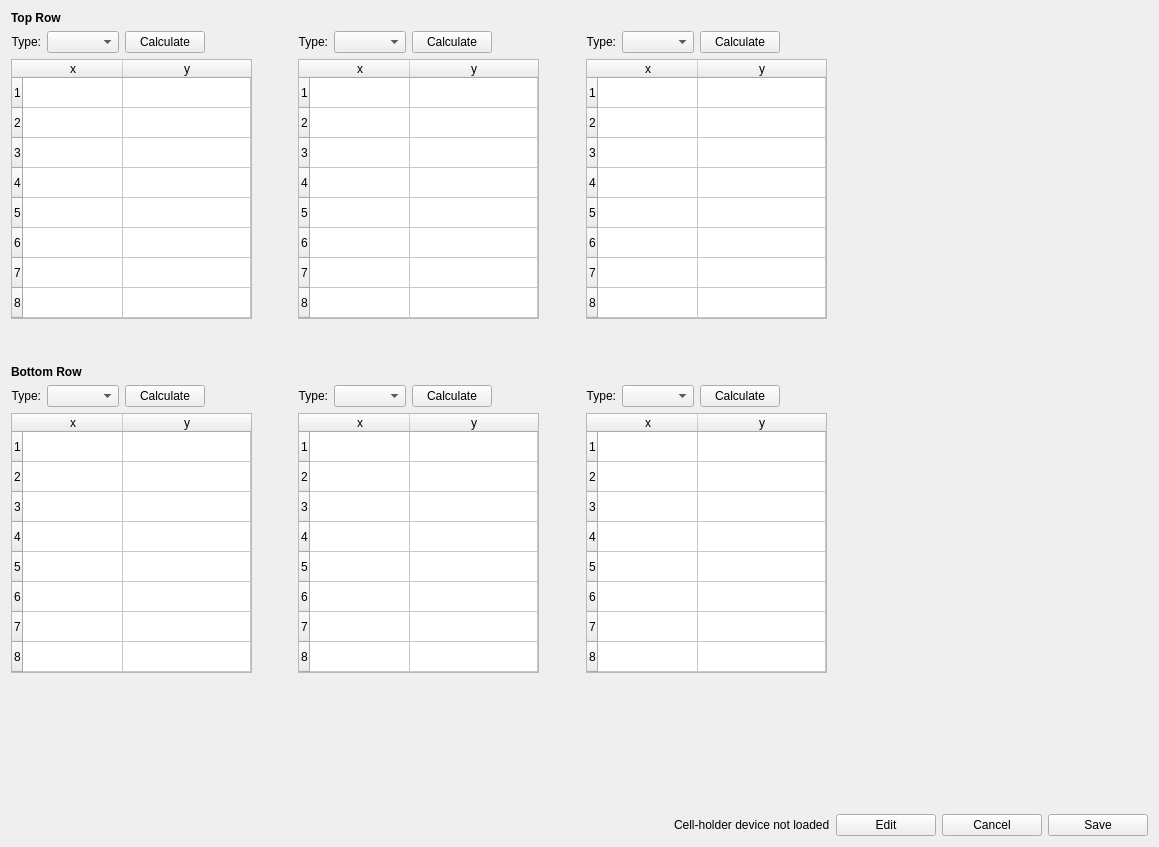
<?xml version="1.0" encoding="UTF-8"?>
<ui version="4.0">
 <class>expForm</class>
 <widget class="QWidget" name="expForm">
  <property name="geometry">
   <rect>
    <x>0</x>
    <y>0</y>
    <width>1159</width>
    <height>847</height>
   </rect>
  </property>
  <property name="windowTitle">
   <string>Form</string>
  </property>
  <layout class="QVBoxLayout" name="verticalLayout_8">
   <item>
    <widget class="QLabel" name="label">
     <property name="font">
      <font>
       <weight>75</weight>
       <bold>true</bold>
      </font>
     </property>
     <property name="text">
      <string>Top Row</string>
     </property>
    </widget>
   </item>
   <item>
    <layout class="QHBoxLayout" name="horizontalLayout">
     <item>
      <layout class="QVBoxLayout" name="verticalLayout_2">
       <item>
        <layout class="QHBoxLayout" name="horizontalLayout_3">
         <item>
          <widget class="QLabel" name="label_3">
           <property name="text">
            <string>Type:</string>
           </property>
           <property name="alignment">
            <set>Qt::AlignRight|Qt::AlignTrailing|Qt::AlignVCenter</set>
           </property>
          </widget>
         </item>
         <item>
          <widget class="QComboBox" name="comboTopFirst"/>
         </item>
         <item>
          <widget class="QPushButton" name="calculateTopFirstButton">
           <property name="text">
            <string>Calculate</string>
           </property>
          </widget>
         </item>
         <item>
          <spacer name="horizontalSpacer">
           <property name="orientation">
            <enum>Qt::Horizontal</enum>
           </property>
           <property name="sizeHint" stdset="0">
            <size>
             <width>40</width>
             <height>20</height>
            </size>
           </property>
          </spacer>
         </item>
        </layout>
       </item>
       <item>
        <widget class="QTableWidget" name="tableTopFirst">
         <property name="sizePolicy">
          <sizepolicy hsizetype="Fixed" vsizetype="Expanding">
           <horstretch>0</horstretch>
           <verstretch>0</verstretch>
          </sizepolicy>
         </property>
         <property name="midLineWidth">
          <number>0</number>
         </property>
         <property name="verticalScrollBarPolicy">
          <enum>Qt::ScrollBarAsNeeded</enum>
         </property>
         <property name="horizontalScrollBarPolicy">
          <enum>Qt::ScrollBarAlwaysOff</enum>
         </property>
         <property name="sizeAdjustPolicy">
          <enum>QAbstractScrollArea::AdjustToContentsOnFirstShow</enum>
         </property>
         <property name="editTriggers">
          <set>QAbstractItemView::AnyKeyPressed|QAbstractItemView::CurrentChanged|QAbstractItemView::DoubleClicked|QAbstractItemView::EditKeyPressed</set>
         </property>
         <property name="showGrid">
          <bool>true</bool>
         </property>
         <property name="sortingEnabled">
          <bool>false</bool>
         </property>
         <property name="cornerButtonEnabled">
          <bool>false</bool>
         </property>
         <property name="rowCount">
          <number>8</number>
         </property>
         <property name="columnCount">
          <number>2</number>
         </property>
         <attribute name="horizontalHeaderCascadingSectionResizes">
          <bool>false</bool>
         </attribute>
         <attribute name="horizontalHeaderStretchLastSection">
          <bool>true</bool>
         </attribute>
         <row/>
         <row/>
         <row/>
         <row/>
         <row/>
         <row/>
         <row/>
         <row/>
         <column>
          <property name="text">
           <string>x</string>
          </property>
         </column>
         <column>
          <property name="text">
           <string>y</string>
          </property>
         </column>
        </widget>
       </item>
       <item>
        <spacer name="verticalSpacer_2">
         <property name="orientation">
          <enum>Qt::Vertical</enum>
         </property>
         <property name="sizeHint" stdset="0">
          <size>
           <width>20</width>
           <height>40</height>
          </size>
         </property>
        </spacer>
       </item>
      </layout>
     </item>
     <item>
      <layout class="QVBoxLayout" name="verticalLayout_3">
       <item>
        <layout class="QHBoxLayout" name="horizontalLayout_4">
         <item>
          <widget class="QLabel" name="label_4">
           <property name="text">
            <string>Type:</string>
           </property>
           <property name="alignment">
            <set>Qt::AlignRight|Qt::AlignTrailing|Qt::AlignVCenter</set>
           </property>
          </widget>
         </item>
         <item>
          <widget class="QComboBox" name="comboTopSecond"/>
         </item>
         <item>
          <widget class="QPushButton" name="calculateTopSecondButton">
           <property name="text">
            <string>Calculate</string>
           </property>
          </widget>
         </item>
         <item>
          <spacer name="horizontalSpacer_2">
           <property name="orientation">
            <enum>Qt::Horizontal</enum>
           </property>
           <property name="sizeHint" stdset="0">
            <size>
             <width>40</width>
             <height>20</height>
            </size>
           </property>
          </spacer>
         </item>
        </layout>
       </item>
       <item>
        <widget class="QTableWidget" name="tableTopSecond">
         <property name="sizePolicy">
          <sizepolicy hsizetype="Fixed" vsizetype="Expanding">
           <horstretch>0</horstretch>
           <verstretch>0</verstretch>
          </sizepolicy>
         </property>
         <property name="midLineWidth">
          <number>0</number>
         </property>
         <property name="verticalScrollBarPolicy">
          <enum>Qt::ScrollBarAsNeeded</enum>
         </property>
         <property name="horizontalScrollBarPolicy">
          <enum>Qt::ScrollBarAlwaysOff</enum>
         </property>
         <property name="sizeAdjustPolicy">
          <enum>QAbstractScrollArea::AdjustToContentsOnFirstShow</enum>
         </property>
         <property name="editTriggers">
          <set>QAbstractItemView::AnyKeyPressed|QAbstractItemView::CurrentChanged|QAbstractItemView::DoubleClicked|QAbstractItemView::EditKeyPressed</set>
         </property>
         <property name="showGrid">
          <bool>true</bool>
         </property>
         <property name="sortingEnabled">
          <bool>false</bool>
         </property>
         <property name="cornerButtonEnabled">
          <bool>false</bool>
         </property>
         <property name="rowCount">
          <number>8</number>
         </property>
         <property name="columnCount">
          <number>2</number>
         </property>
         <attribute name="horizontalHeaderCascadingSectionResizes">
          <bool>false</bool>
         </attribute>
         <attribute name="horizontalHeaderStretchLastSection">
          <bool>true</bool>
         </attribute>
         <row/>
         <row/>
         <row/>
         <row/>
         <row/>
         <row/>
         <row/>
         <row/>
         <column>
          <property name="text">
           <string>x</string>
          </property>
         </column>
         <column>
          <property name="text">
           <string>y</string>
          </property>
         </column>
        </widget>
       </item>
       <item>
        <spacer name="verticalSpacer_3">
         <property name="orientation">
          <enum>Qt::Vertical</enum>
         </property>
         <property name="sizeHint" stdset="0">
          <size>
           <width>20</width>
           <height>40</height>
          </size>
         </property>
        </spacer>
       </item>
      </layout>
     </item>
     <item>
      <layout class="QVBoxLayout" name="verticalLayout_4">
       <item>
        <layout class="QHBoxLayout" name="horizontalLayout_5">
         <item>
          <widget class="QLabel" name="label_5">
           <property name="text">
            <string>Type:</string>
           </property>
           <property name="alignment">
            <set>Qt::AlignRight|Qt::AlignTrailing|Qt::AlignVCenter</set>
           </property>
          </widget>
         </item>
         <item>
          <widget class="QComboBox" name="comboTopThird"/>
         </item>
         <item>
          <widget class="QPushButton" name="calculateTopThirdButton">
           <property name="text">
            <string>Calculate</string>
           </property>
          </widget>
         </item>
         <item>
          <spacer name="horizontalSpacer_3">
           <property name="orientation">
            <enum>Qt::Horizontal</enum>
           </property>
           <property name="sizeHint" stdset="0">
            <size>
             <width>40</width>
             <height>20</height>
            </size>
           </property>
          </spacer>
         </item>
        </layout>
       </item>
       <item>
        <widget class="QTableWidget" name="tableTopThird">
         <property name="sizePolicy">
          <sizepolicy hsizetype="Fixed" vsizetype="Expanding">
           <horstretch>0</horstretch>
           <verstretch>0</verstretch>
          </sizepolicy>
         </property>
         <property name="midLineWidth">
          <number>0</number>
         </property>
         <property name="verticalScrollBarPolicy">
          <enum>Qt::ScrollBarAsNeeded</enum>
         </property>
         <property name="horizontalScrollBarPolicy">
          <enum>Qt::ScrollBarAlwaysOff</enum>
         </property>
         <property name="sizeAdjustPolicy">
          <enum>QAbstractScrollArea::AdjustToContentsOnFirstShow</enum>
         </property>
         <property name="editTriggers">
          <set>QAbstractItemView::AnyKeyPressed|QAbstractItemView::CurrentChanged|QAbstractItemView::DoubleClicked|QAbstractItemView::EditKeyPressed</set>
         </property>
         <property name="showGrid">
          <bool>true</bool>
         </property>
         <property name="sortingEnabled">
          <bool>false</bool>
         </property>
         <property name="cornerButtonEnabled">
          <bool>false</bool>
         </property>
         <property name="rowCount">
          <number>8</number>
         </property>
         <property name="columnCount">
          <number>2</number>
         </property>
         <attribute name="horizontalHeaderCascadingSectionResizes">
          <bool>false</bool>
         </attribute>
         <attribute name="horizontalHeaderStretchLastSection">
          <bool>true</bool>
         </attribute>
         <row/>
         <row/>
         <row/>
         <row/>
         <row/>
         <row/>
         <row/>
         <row/>
         <column>
          <property name="text">
           <string>x</string>
          </property>
         </column>
         <column>
          <property name="text">
           <string>y</string>
          </property>
         </column>
        </widget>
       </item>
       <item>
        <spacer name="verticalSpacer_4">
         <property name="orientation">
          <enum>Qt::Vertical</enum>
         </property>
         <property name="sizeHint" stdset="0">
          <size>
           <width>20</width>
           <height>40</height>
          </size>
         </property>
        </spacer>
       </item>
      </layout>
     </item>
     <item>
      <spacer name="horizontalSpacer_4">
       <property name="orientation">
        <enum>Qt::Horizontal</enum>
       </property>
       <property name="sizeHint" stdset="0">
        <size>
         <width>40</width>
         <height>20</height>
        </size>
       </property>
      </spacer>
     </item>
    </layout>
   </item>
   <item>
    <widget class="QLabel" name="label_6">
     <property name="font">
      <font>
       <weight>75</weight>
       <bold>true</bold>
      </font>
     </property>
     <property name="text">
      <string>Bottom Row</string>
     </property>
    </widget>
   </item>
   <item>
    <layout class="QHBoxLayout" name="horizontalLayout_6">
     <item>
      <layout class="QVBoxLayout" name="verticalLayout_5">
       <item>
        <layout class="QHBoxLayout" name="horizontalLayout_7">
         <item>
          <widget class="QLabel" name="label_7">
           <property name="text">
            <string>Type:</string>
           </property>
           <property name="alignment">
            <set>Qt::AlignRight|Qt::AlignTrailing|Qt::AlignVCenter</set>
           </property>
          </widget>
         </item>
         <item>
          <widget class="QComboBox" name="comboBottomFirst"/>
         </item>
         <item>
          <widget class="QPushButton" name="calculateBottomFirstButton">
           <property name="text">
            <string>Calculate</string>
           </property>
          </widget>
         </item>
         <item>
          <spacer name="horizontalSpacer_5">
           <property name="orientation">
            <enum>Qt::Horizontal</enum>
           </property>
           <property name="sizeHint" stdset="0">
            <size>
             <width>40</width>
             <height>20</height>
            </size>
           </property>
          </spacer>
         </item>
        </layout>
       </item>
       <item>
        <widget class="QTableWidget" name="tableBottomFirst">
         <property name="sizePolicy">
          <sizepolicy hsizetype="Fixed" vsizetype="Expanding">
           <horstretch>0</horstretch>
           <verstretch>0</verstretch>
          </sizepolicy>
         </property>
         <property name="midLineWidth">
          <number>0</number>
         </property>
         <property name="verticalScrollBarPolicy">
          <enum>Qt::ScrollBarAsNeeded</enum>
         </property>
         <property name="horizontalScrollBarPolicy">
          <enum>Qt::ScrollBarAlwaysOff</enum>
         </property>
         <property name="sizeAdjustPolicy">
          <enum>QAbstractScrollArea::AdjustToContentsOnFirstShow</enum>
         </property>
         <property name="editTriggers">
          <set>QAbstractItemView::AnyKeyPressed|QAbstractItemView::CurrentChanged|QAbstractItemView::DoubleClicked|QAbstractItemView::EditKeyPressed</set>
         </property>
         <property name="showGrid">
          <bool>true</bool>
         </property>
         <property name="sortingEnabled">
          <bool>false</bool>
         </property>
         <property name="cornerButtonEnabled">
          <bool>false</bool>
         </property>
         <property name="rowCount">
          <number>8</number>
         </property>
         <property name="columnCount">
          <number>2</number>
         </property>
         <attribute name="horizontalHeaderCascadingSectionResizes">
          <bool>false</bool>
         </attribute>
         <attribute name="horizontalHeaderStretchLastSection">
          <bool>true</bool>
         </attribute>
         <row/>
         <row/>
         <row/>
         <row/>
         <row/>
         <row/>
         <row/>
         <row/>
         <column>
          <property name="text">
           <string>x</string>
          </property>
         </column>
         <column>
          <property name="text">
           <string>y</string>
          </property>
         </column>
        </widget>
       </item>
       <item>
        <spacer name="verticalSpacer_5">
         <property name="orientation">
          <enum>Qt::Vertical</enum>
         </property>
         <property name="sizeHint" stdset="0">
          <size>
           <width>20</width>
           <height>40</height>
          </size>
         </property>
        </spacer>
       </item>
      </layout>
     </item>
     <item>
      <layout class="QVBoxLayout" name="verticalLayout_6">
       <item>
        <layout class="QHBoxLayout" name="horizontalLayout_8">
         <item>
          <widget class="QLabel" name="label_8">
           <property name="text">
            <string>Type:</string>
           </property>
           <property name="alignment">
            <set>Qt::AlignRight|Qt::AlignTrailing|Qt::AlignVCenter</set>
           </property>
          </widget>
         </item>
         <item>
          <widget class="QComboBox" name="comboBottomSecond"/>
         </item>
         <item>
          <widget class="QPushButton" name="calculateBottomSecondButton">
           <property name="text">
            <string>Calculate</string>
           </property>
          </widget>
         </item>
         <item>
          <spacer name="horizontalSpacer_6">
           <property name="orientation">
            <enum>Qt::Horizontal</enum>
           </property>
           <property name="sizeHint" stdset="0">
            <size>
             <width>40</width>
             <height>20</height>
            </size>
           </property>
          </spacer>
         </item>
        </layout>
       </item>
       <item>
        <widget class="QTableWidget" name="tableBottomSecond">
         <property name="sizePolicy">
          <sizepolicy hsizetype="Fixed" vsizetype="Expanding">
           <horstretch>0</horstretch>
           <verstretch>0</verstretch>
          </sizepolicy>
         </property>
         <property name="midLineWidth">
          <number>0</number>
         </property>
         <property name="verticalScrollBarPolicy">
          <enum>Qt::ScrollBarAsNeeded</enum>
         </property>
         <property name="horizontalScrollBarPolicy">
          <enum>Qt::ScrollBarAlwaysOff</enum>
         </property>
         <property name="sizeAdjustPolicy">
          <enum>QAbstractScrollArea::AdjustToContentsOnFirstShow</enum>
         </property>
         <property name="editTriggers">
          <set>QAbstractItemView::AnyKeyPressed|QAbstractItemView::CurrentChanged|QAbstractItemView::DoubleClicked|QAbstractItemView::EditKeyPressed</set>
         </property>
         <property name="showGrid">
          <bool>true</bool>
         </property>
         <property name="sortingEnabled">
          <bool>false</bool>
         </property>
         <property name="cornerButtonEnabled">
          <bool>false</bool>
         </property>
         <property name="rowCount">
          <number>8</number>
         </property>
         <property name="columnCount">
          <number>2</number>
         </property>
         <attribute name="horizontalHeaderCascadingSectionResizes">
          <bool>false</bool>
         </attribute>
         <attribute name="horizontalHeaderStretchLastSection">
          <bool>true</bool>
         </attribute>
         <row/>
         <row/>
         <row/>
         <row/>
         <row/>
         <row/>
         <row/>
         <row/>
         <column>
          <property name="text">
           <string>x</string>
          </property>
         </column>
         <column>
          <property name="text">
           <string>y</string>
          </property>
         </column>
        </widget>
       </item>
       <item>
        <spacer name="verticalSpacer_6">
         <property name="orientation">
          <enum>Qt::Vertical</enum>
         </property>
         <property name="sizeHint" stdset="0">
          <size>
           <width>20</width>
           <height>40</height>
          </size>
         </property>
        </spacer>
       </item>
      </layout>
     </item>
     <item>
      <layout class="QVBoxLayout" name="verticalLayout_7">
       <item>
        <layout class="QHBoxLayout" name="horizontalLayout_9">
         <item>
          <widget class="QLabel" name="label_9">
           <property name="text">
            <string>Type:</string>
           </property>
           <property name="alignment">
            <set>Qt::AlignRight|Qt::AlignTrailing|Qt::AlignVCenter</set>
           </property>
          </widget>
         </item>
         <item>
          <widget class="QComboBox" name="comboBottomThird"/>
         </item>
         <item>
          <widget class="QPushButton" name="calculateBottomThirdButton">
           <property name="text">
            <string>Calculate</string>
           </property>
          </widget>
         </item>
         <item>
          <spacer name="horizontalSpacer_7">
           <property name="orientation">
            <enum>Qt::Horizontal</enum>
           </property>
           <property name="sizeHint" stdset="0">
            <size>
             <width>40</width>
             <height>20</height>
            </size>
           </property>
          </spacer>
         </item>
        </layout>
       </item>
       <item>
        <widget class="QTableWidget" name="tableBottomThird">
         <property name="sizePolicy">
          <sizepolicy hsizetype="Fixed" vsizetype="Expanding">
           <horstretch>0</horstretch>
           <verstretch>0</verstretch>
          </sizepolicy>
         </property>
         <property name="midLineWidth">
          <number>0</number>
         </property>
         <property name="verticalScrollBarPolicy">
          <enum>Qt::ScrollBarAsNeeded</enum>
         </property>
         <property name="horizontalScrollBarPolicy">
          <enum>Qt::ScrollBarAlwaysOff</enum>
         </property>
         <property name="sizeAdjustPolicy">
          <enum>QAbstractScrollArea::AdjustToContentsOnFirstShow</enum>
         </property>
         <property name="editTriggers">
          <set>QAbstractItemView::AnyKeyPressed|QAbstractItemView::CurrentChanged|QAbstractItemView::DoubleClicked|QAbstractItemView::EditKeyPressed</set>
         </property>
         <property name="showGrid">
          <bool>true</bool>
         </property>
         <property name="sortingEnabled">
          <bool>false</bool>
         </property>
         <property name="cornerButtonEnabled">
          <bool>false</bool>
         </property>
         <property name="rowCount">
          <number>8</number>
         </property>
         <property name="columnCount">
          <number>2</number>
         </property>
         <attribute name="horizontalHeaderCascadingSectionResizes">
          <bool>false</bool>
         </attribute>
         <attribute name="horizontalHeaderStretchLastSection">
          <bool>true</bool>
         </attribute>
         <row/>
         <row/>
         <row/>
         <row/>
         <row/>
         <row/>
         <row/>
         <row/>
         <column>
          <property name="text">
           <string>x</string>
          </property>
         </column>
         <column>
          <property name="text">
           <string>y</string>
          </property>
         </column>
        </widget>
       </item>
       <item>
        <spacer name="verticalSpacer_7">
         <property name="orientation">
          <enum>Qt::Vertical</enum>
         </property>
         <property name="sizeHint" stdset="0">
          <size>
           <width>20</width>
           <height>40</height>
          </size>
         </property>
        </spacer>
       </item>
      </layout>
     </item>
     <item>
      <spacer name="horizontalSpacer_8">
       <property name="orientation">
        <enum>Qt::Horizontal</enum>
       </property>
       <property name="sizeHint" stdset="0">
        <size>
         <width>40</width>
         <height>20</height>
        </size>
       </property>
      </spacer>
     </item>
    </layout>
   </item>
   <item>
    <spacer name="verticalSpacer">
     <property name="orientation">
      <enum>Qt::Vertical</enum>
     </property>
     <property name="sizeHint" stdset="0">
      <size>
       <width>20</width>
       <height>40</height>
      </size>
     </property>
    </spacer>
   </item>
   <item>
    <layout class="QHBoxLayout" name="horizontalLayout_2">
     <item>
      <spacer name="horizontalSpacer_9">
       <property name="orientation">
        <enum>Qt::Horizontal</enum>
       </property>
       <property name="sizeHint" stdset="0">
        <size>
         <width>40</width>
         <height>20</height>
        </size>
       </property>
      </spacer>
     </item>
     <item>
      <widget class="QLabel" name="labelWarning">
       <property name="text">
        <string>Cell-holder device not loaded</string>
       </property>
      </widget>
     </item>
     <item>
      <widget class="QPushButton" name="editButton">
       <property name="minimumSize">
        <size>
         <width>100</width>
         <height>0</height>
        </size>
       </property>
       <property name="text">
        <string>Edit</string>
       </property>
      </widget>
     </item>
     <item>
      <widget class="QPushButton" name="cancelButton">
       <property name="minimumSize">
        <size>
         <width>100</width>
         <height>0</height>
        </size>
       </property>
       <property name="text">
        <string>Cancel</string>
       </property>
      </widget>
     </item>
     <item>
      <widget class="QPushButton" name="saveButton">
       <property name="minimumSize">
        <size>
         <width>100</width>
         <height>0</height>
        </size>
       </property>
       <property name="text">
        <string>Save</string>
       </property>
      </widget>
     </item>
    </layout>
   </item>
  </layout>
 </widget>
 <resources/>
 <connections/>
</ui>
